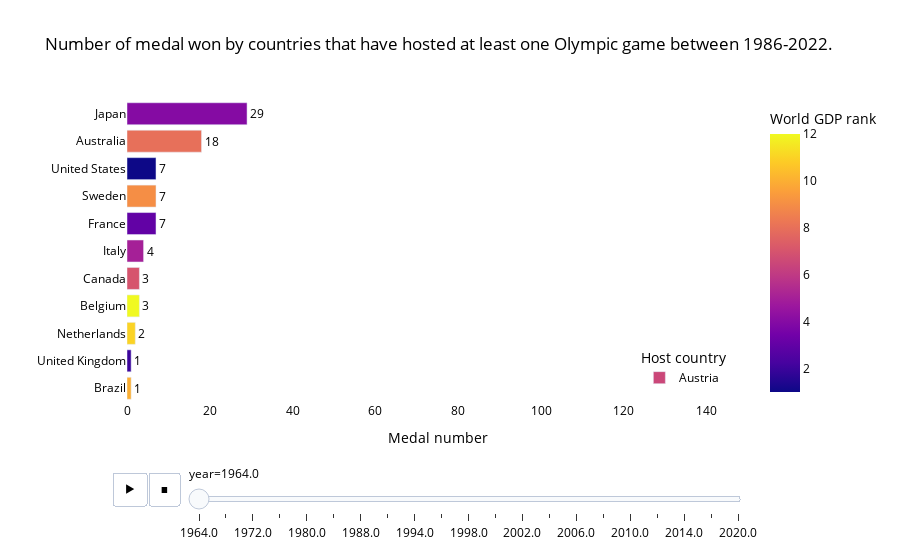

Write notebook code for a chart like this one.
### Code cell
fig = px.bar(df3, x="Medal number", y="country", color="World GDP rank",text='Medal number',pattern_shape="Host country",
  animation_frame="year", animation_group="country",range_x=[0,150],title="Number of medal won by countries that have hosted at least one Olympic game between 1986-2022.")
fig.update_traces(textposition='outside')
fig.update_layout(legend=dict(
    yanchor="bottom",
    y=0.03,
    xanchor="right",
    x=.97
))

fig.layout.updatemenus[0].buttons[0].args[1]["frame"]["duration"] = 5000
fig.update_layout({
'plot_bgcolor': 'rgba(0, 0, 0, 0)',
'paper_bgcolor': 'rgba(0, 0, 0, 0)',
})
fig.update_layout( legend_title_font_color="black",
                  font_color="black",legend = dict(font = dict(size =12 )),
    title_font_color="black",)
fig.update_yaxes(title_text='')

fig.show()

### Figure 1 — Plotly figure (JSON) as saved in the notebook; plotly's stock layout.template omitted (floating-point values rounded to 4 significant figures)
{"data": [{"alignmentgroup": "True", "hovertemplate": "Host country=Austria<br>year=1964.0<br>Medal number=%{text}<br>country=%{y}<br>World GDP rank=%{marker.color}<extra></extra>", "ids": ["Brazil", "United Kingdom", "Netherlands", "Belgium", "Canada", "Italy", "France", "Sweden", "United States", "Australia", "Japan"], "legendgroup": "Austria", "marker": {"color": [10, 2, 11, 12, 7, 5, 3, 9, 1, 8, 4], "coloraxis": "coloraxis", "pattern": {"shape": ""}}, "name": "Austria", "offsetgroup": "Austria", "orientation": "h", "showlegend": true, "text": [1, 1, 2, 3, 3, 4, 7, 7, 7, 18, 29], "textposition": "outside", "type": "bar", "x": [1, 1, 2, 3, 3, 4, 7, 7, 7, 18, 29], "xaxis": "x", "y": ["Brazil", "United Kingdom", "Netherlands", "Belgium", "Canada", "Italy", "France", "Sweden", "United States", "Australia", "Japan"], "yaxis": "y"}], "layout": {"barmode": "relative", "coloraxis": {"colorbar": {"title": {"text": "World GDP rank"}}, "colorscale": [[0, "#0d0887"], [0.1111, "#46039f"], [0.2222, "#7201a8"], [0.3333, "#9c179e"], [0.4444, "#bd3786"], [0.5556, "#d8576b"], [0.6667, "#ed7953"], [0.7778, "#fb9f3a"], [0.8889, "#fdca26"], [1, "#f0f921"]]}, "font": {"color": "black"}, "legend": {"font": {"size": 12}, "title": {"font": {"color": "black"}, "text": "Host country"}, "tracegroupgap": 0, "x": 0.97, "xanchor": "right", "y": 0.03, "yanchor": "bottom"}, "paper_bgcolor": "rgba(0, 0, 0, 0)", "plot_bgcolor": "rgba(0, 0, 0, 0)", "sliders": [{"active": 0, "currentvalue": {"prefix": "year="}, "len": 0.9, "pad": {"b": 10, "t": 60}, "steps": [{"args": [["1964.0"], {"frame": {"duration": 0, "redraw": true}, "fromcurrent": true, "mode": "immediate", "transition": {"duration": 0, "easing": "linear"}}], "label": "1964.0", "method": "animate"}, {"args": [["1968.0"], {"frame": {"duration": 0, "redraw": true}, "fromcurrent": true, "mode": "immediate", "transition": {"duration": 0, "easing": "linear"}}], "label": "1968.0", "method": "animate"}, {"args": [["1972.0"], {"frame": {"duration": 0, "redraw": true}, "fromcurrent": true, "mode": "immediate", "transition": {"duration": 0, "easing": "linear"}}], "label": "1972.0", "method": "animate"}, {"args": [["1976.0"], {"frame": {"duration": 0, "redraw": true}, "fromcurrent": true, "mode": "immediate", "transition": {"duration": 0, "easing": "linear"}}], "label": "1976.0", "method": "animate"}, {"args": [["1980.0"], {"frame": {"duration": 0, "redraw": true}, "fromcurrent": true, "mode": "immediate", "transition": {"duration": 0, "easing": "linear"}}], "label": "1980.0", "method": "animate"}, {"args": [["1984.0"], {"frame": {"duration": 0, "redraw": true}, "fromcurrent": true, "mode": "immediate", "transition": {"duration": 0, "easing": "linear"}}], "label": "1984.0", "method": "animate"}, {"args": [["1988.0"], {"frame": {"duration": 0, "redraw": true}, "fromcurrent": true, "mode": "immediate", "transition": {"duration": 0, "easing": "linear"}}], "label": "1988.0", "method": "animate"}, {"args": [["1992.0"], {"frame": {"duration": 0, "redraw": true}, "fromcurrent": true, "mode": "immediate", "transition": {"duration": 0, "easing": "linear"}}], "label": "1992.0", "method": "animate"}, {"args": [["1994.0"], {"frame": {"duration": 0, "redraw": true}, "fromcurrent": true, "mode": "immediate", "transition": {"duration": 0, "easing": "linear"}}], "label": "1994.0", "method": "animate"}, {"args": [["1996.0"], {"frame": {"duration": 0, "redraw": true}, "fromcurrent": true, "mode": "immediate", "transition": {"duration": 0, "easing": "linear"}}], "label": "1996.0", "method": "animate"}, {"args": [["1998.0"], {"frame": {"duration": 0, "redraw": true}, "fromcurrent": true, "mode": "immediate", "transition": {"duration": 0, "easing": "linear"}}], "label": "1998.0", "method": "animate"}, {"args": [["2000.0"], {"frame": {"duration": 0, "redraw": true}, "fromcurrent": true, "mode": "immediate", "transition": {"duration": 0, "easing": "linear"}}], "label": "2000.0", "method": "animate"}, {"args": [["2002.0"], {"frame": {"duration": 0, "redraw": true}, "fromcurrent": true, "mode": "immediate", "transition": {"duration": 0, "easing": "linear"}}], "label": "2002.0", "method": "animate"}, {"args": [["2004.0"], {"frame": {"duration": 0, "redraw": true}, "fromcurrent": true, "mode": "immediate", "transition": {"duration": 0, "easing": "linear"}}], "label": "2004.0", "method": "animate"}, {"args": [["2006.0"], {"frame": {"duration": 0, "redraw": true}, "fromcurrent": true, "mode": "immediate", "transition": {"duration": 0, "easing": "linear"}}], "label": "2006.0", "method": "animate"}, {"args": [["2008.0"], {"frame": {"duration": 0, "redraw": true}, "fromcurrent": true, "mode": "immediate", "transition": {"duration": 0, "easing": "linear"}}], "label": "2008.0", "method": "animate"}, {"args": [["2010.0"], {"frame": {"duration": 0, "redraw": true}, "fromcurrent": true, "mode": "immediate", "transition": {"duration": 0, "easing": "linear"}}], "label": "2010.0", "method": "animate"}, {"args": [["2012.0"], {"frame": {"duration": 0, "redraw": true}, "fromcurrent": true, "mode": "immediate", "transition": {"duration": 0, "easing": "linear"}}], "label": "2012.0", "method": "animate"}, {"args": [["2014.0"], {"frame": {"duration": 0, "redraw": true}, "fromcurrent": true, "mode": "immediate", "transition": {"duration": 0, "easing": "linear"}}], "label": "2014.0", "method": "animate"}, {"args": [["2016.0"], {"frame": {"duration": 0, "redraw": true}, "fromcurrent": true, "mode": "immediate", "transition": {"duration": 0, "easing": "linear"}}], "label": "2016.0", "method": "animate"}, {"args": [["2020.0"], {"frame": {"duration": 0, "redraw": true}, "fromcurrent": true, "mode": "immediate", "transition": {"duration": 0, "easing": "linear"}}], "label": "2020.0", "method": "animate"}], "x": 0.1, "xanchor": "left", "y": 0, "yanchor": "top"}], "title": {"font": {"color": "black"}, "text": "Number of medal won by countries that have hosted at least one Olympic game between 1986-2022."}, "updatemenus": [{"buttons": [{"args": [null, {"frame": {"duration": 5000, "redraw": true}, "fromcurrent": true, "mode": "immediate", "transition": {"duration": 500, "easing": "linear"}}], "label": "&#9654;", "method": "animate"}, {"args": [[null], {"frame": {"duration": 0, "redraw": true}, "fromcurrent": true, "mode": "immediate", "transition": {"duration": 0, "easing": "linear"}}], "label": "&#9724;", "method": "animate"}], "direction": "left", "pad": {"r": 10, "t": 70}, "showactive": false, "type": "buttons", "x": 0.1, "xanchor": "right", "y": 0, "yanchor": "top"}], "xaxis": {"anchor": "y", "domain": [0, 1], "range": [0, 150], "title": {"text": "Medal number"}}, "yaxis": {"anchor": "x", "domain": [0, 1], "title": {"text": ""}}}}
